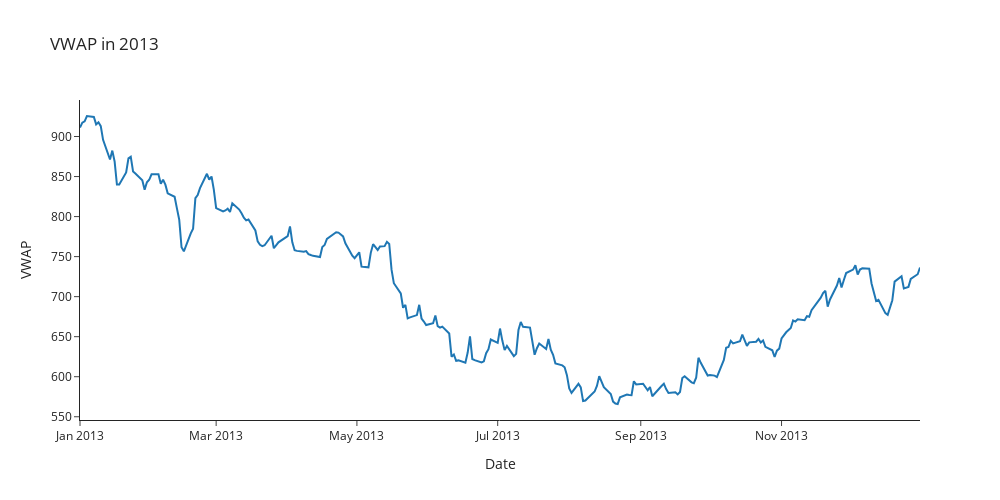

Notebook code for this chart:
### Code cell
fig = go.Figure([go.Scatter(x=Train_Dataset.loc['2013', 'VWAP'].index,y=Train_Dataset.loc['2013', 'VWAP'])])
fig.update_layout(
    autosize=False,
    width=1000,
    height=500,
    title='VWAP in 2013',
    template="simple_white",
)
fig.update_xaxes(title="Date")
fig.update_yaxes(title="VWAP")

fig.show()

### Figure 1 — Plotly figure (JSON) as saved in the notebook; plotly's stock layout.template omitted (floating-point values rounded to 4 significant figures; data arrays with more than 128 entries replaced by an {"elided": "..."} marker saying what was removed)
{"data": [{"type": "scatter", "x": {"elided": "250 str values"}, "y": {"elided": "250 float values"}}], "layout": {"autosize": false, "height": 500, "title": {"text": "VWAP in 2013"}, "width": 1000, "xaxis": {"title": {"text": "Date"}}, "yaxis": {"title": {"text": "VWAP"}}}}
